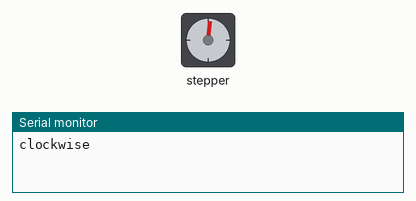
Simulated run of this program. Board: ESP32. Shown: stepper motor, the last lines printed to the serial monitor. Stepper angles assume 250 steps per turn.

Above: at 0.15 s.
At 9.71 s:
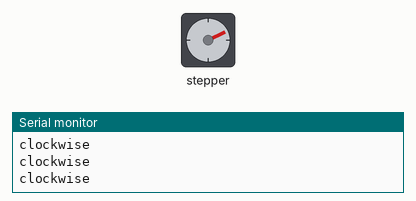
At 19.59 s:
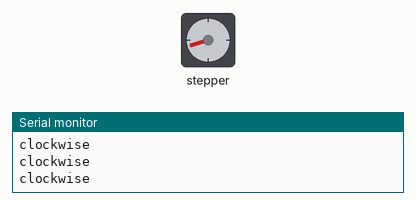
At 39.65 s:
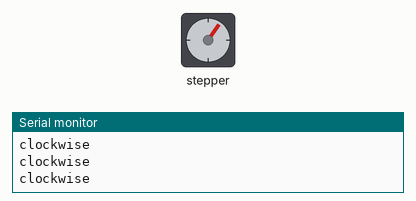
Timing chart, 0 to 40.0 s (numbered marks = the images above):
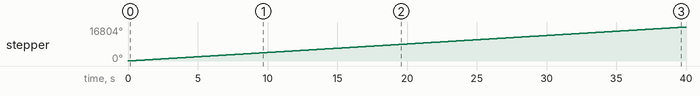

The program:

main.cpp
```cpp
#include <Arduino.h>
#include <Stepper.h>
// Define number of steps per rotation:
const int stepsPerRevolution = 250;
// Wiring:
// Pin 8 to IN1 on the ULN2003 driver
// Pin 9 to IN2 on the ULN2003 driver
// Pin 10 to IN3 on the ULN2003 driver
// Pin 11 to IN4 on the ULN2003 driver
// Create stepper object called 'myStepper', note the pin order:
Stepper myStepper = Stepper(stepsPerRevolution, 15, 12, 13, 14);
void setup() {
  // Set the speed to 5 rpm:
  myStepper.setSpeed(70);

  // Begin Serial communication at a baud rate of 9600:
  Serial.begin(9600);
}
void loop() {
  // Step one revolution in one direction:
  Serial.println("clockwise");
  myStepper.step(stepsPerRevolution);
  // Step one revolution in the other direction:
  //Serial.println("counterclockwise");
  //myStepper.step(-stepsPerRevolution);
  //delay(500);
}
```

Measured:
- by itself, stepper: keeps turning clockwise at about 420°/s
